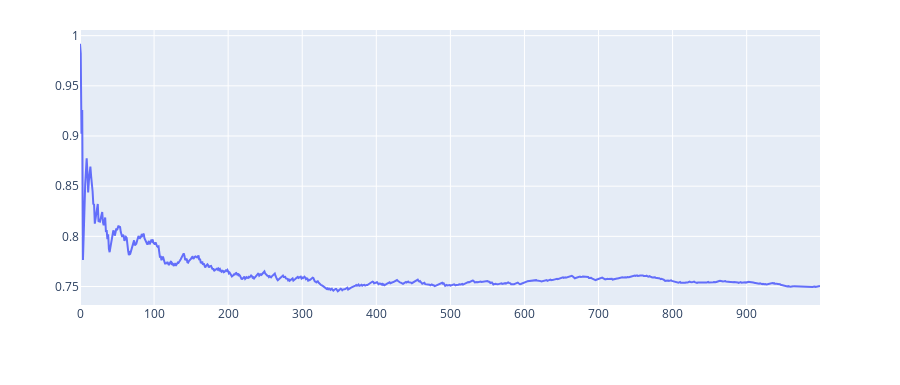

Notebook code cell kept with this figure:
### Code cell
data = list()

data.append(go.Scatter(
            y=performance_avg,
        ))

figure = go.Figure({'data': data,
              'layout': {'legend': {'x': 1, 'y': 0.8},
                         'margin': {'t': 30},
                         'height': 385}})

figure.show()

### Figure 1 — Plotly figure (JSON) as saved in the notebook; plotly's stock layout.template omitted (floating-point values rounded to 4 significant figures; data arrays with more than 128 entries replaced by an {"elided": "..."} marker saying what was removed)
{"data": [{"type": "scatter", "y": {"elided": "1000 float values"}}], "layout": {"height": 385, "legend": {"x": 1, "y": 0.8}, "margin": {"t": 30}}}
